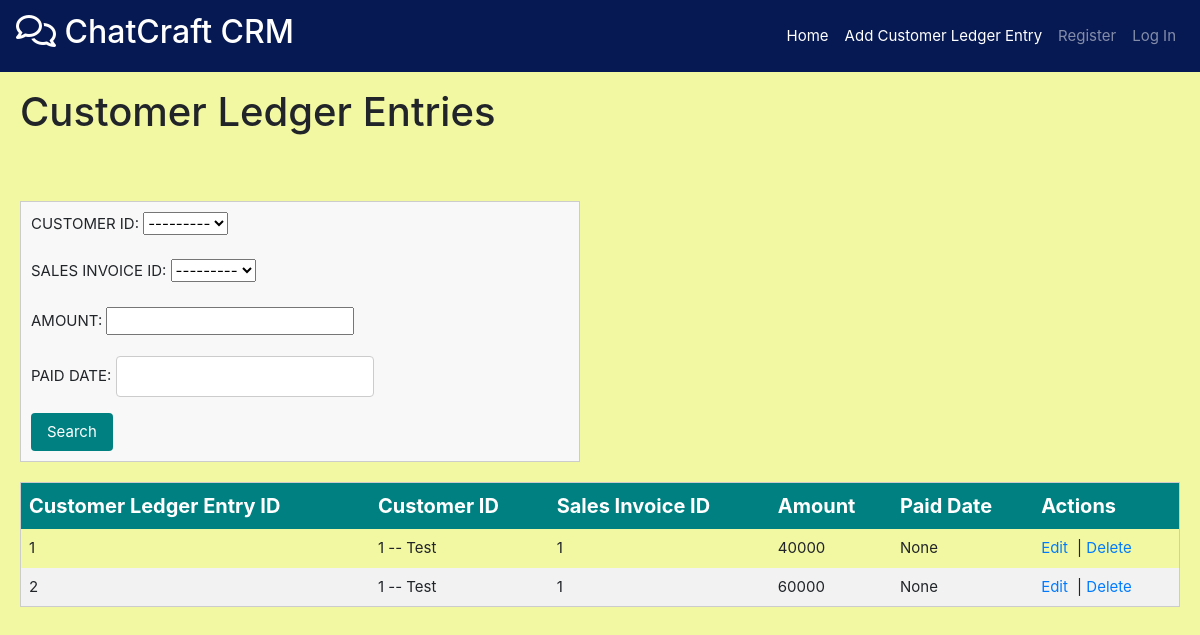
Before: /customer_ledger_entries/get/ with the older database file.
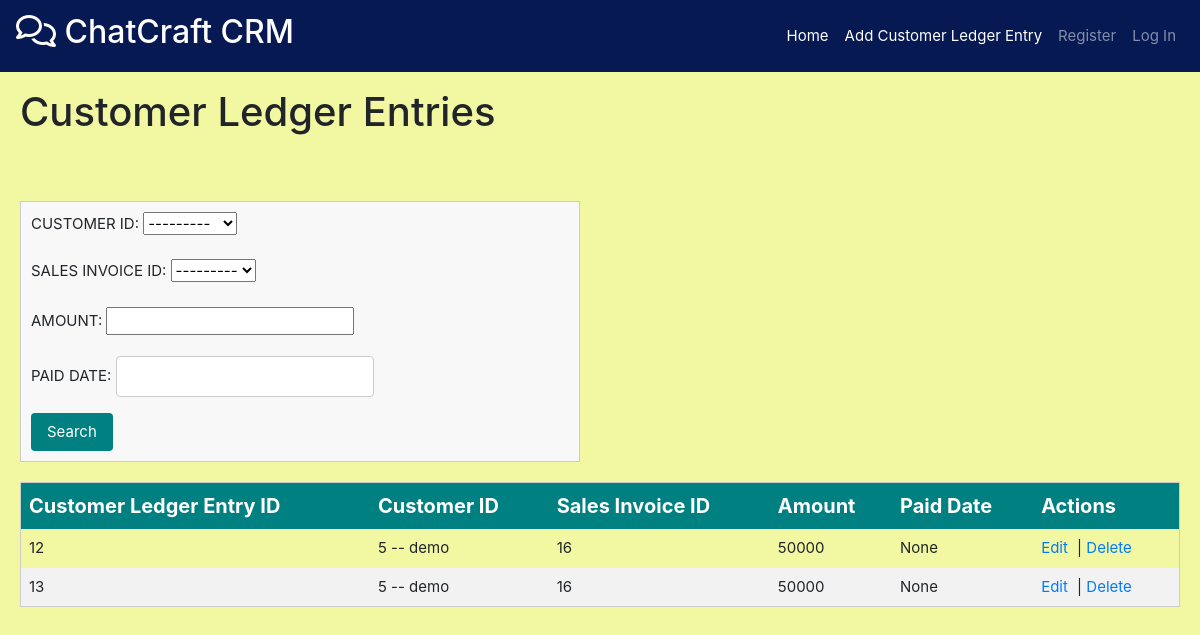
After: the same page with the newer database file.
### customers/models.py (models this page shows)
class Customer(models.Model):
    CUSTOMER_ID=models.AutoField(primary_key=True)
    COMPANY_NAME=models.CharField(max_length=35,unique=True)
    BALANCE_DUE=models.IntegerField(default=0,blank=True,null=True)
    ADDRESS = models.CharField(max_length=35,null=True,blank=True)
    STATUS = models.CharField(max_length=35,null=True,blank=True)
    CONTACT = models.CharField(max_length=10,null=True,blank=True)
    def __str__(self):
        return f"{self.CUSTOMER_ID} -- {self.COMPANY_NAME}"

### sales_invoices/models.py (models this page shows, shortened)
class SalesInvoice(models.Model):
    SALES_INVOICE_ID = models.AutoField(primary_key=True)
    SALES_ORDER_ID = models.ForeignKey(SalesOrder, on_delete=models.CASCADE, db_column="SALES_ORDER_ID")
    CUSTOMER_ID = models.ForeignKey(Customer, on_delete=models.CASCADE, db_column="CUSTOMER_ID", null=True, blank=True)
    TOTAL_AMOUNT = models.IntegerField(null=True, blank=True)
    TOTAL_ITEMS = models.IntegerField(null=True, blank=True)
    INVOICE_DATE = models.DateField(null=True, blank=True,default=datetime.now().date())
    STATUS = models.CharField(max_length=35, null=True, blank=True)
    def __str__(self):
        return f"{self.SALES_INVOICE_ID}"

### customer_ledger_entries/models.py (models this page shows)
class CustomerLedgerEntry(models.Model):
    CUSTOMER_LEDGER_ENTRY_ID=models.AutoField(primary_key=True)
    CUSTOMER_ID=models.ForeignKey(Customer,on_delete=models.CASCADE,db_column="CUSTOMER_ID")
    SALES_INVOICE_ID = models.ForeignKey(SalesInvoice,on_delete=models.CASCADE,db_column="SALES_INVOICE_ID")
    AMOUNT=models.IntegerField(null=True)
    PAID_DATE = models.DateField(null=True,blank=True)

### customer_ledger_entries/views.py (the view)
# urls.py: path('get/',views.getCustomerLedgerEntry),
def getCustomerLedgerEntry(request : HttpRequest):
    data = request.GET
    CustomerLedgerEntries = CustomerLedgerEntry.objects.all()
    filter_fields =["CUSTOMER_LEDGER_ENTRY_ID", "CUSTOMER_ID", "SALES_INVOICE_ID", "AMOUNT", "PAID_DATE"]
    for field in filter_fields:
        param_value = data.get(field)
        if param_value:
            CustomerLedgerEntries = CustomerLedgerEntries.filter(**{field: param_value})
        print(CustomerLedgerEntries)
    CustomerLedgerEntrieslist = []
    for customerledger in CustomerLedgerEntries:
        customer_ledger_details = {
            "CUSTOMER_LEDGER_ENTRY_ID":customerledger.CUSTOMER_LEDGER_ENTRY_ID,
            "CUSTOMER_ID": str(customerledger.CUSTOMER_ID),
            "SALES_INVOICE_ID": str(customerledger.SALES_INVOICE_ID),
            "AMOUNT": customerledger.AMOUNT,
            "PAID_DATE": str(customerledger.PAID_DATE),
        }
        CustomerLedgerEntrieslist.append(customer_ledger_details)
    ledger_data = json.dumps(CustomerLedgerEntrieslist, indent=4)
    return render(request, 'CustomerLedgerEntry/display_customer_ledger_entries.html',
                  {'CustomerLedgerEntries':CustomerLedgerEntries,'form':CustomerLedgerEntryForm()})

### customer_ledger_entries/forms.py
class CustomerLedgerEntryForm(forms.ModelForm):
    class Meta:
        model = CustomerLedgerEntry
        fields = ["CUSTOMER_LEDGER_ENTRY_ID", "CUSTOMER_ID", "SALES_INVOICE_ID", "AMOUNT", "PAID_DATE"]  # List the fields you want to edit

### customer_ledger_entries/templates/CustomerLedgerEntry/display_customer_ledger_entries.html (shortened to what this page needs)
{% extends 'base.html' %}
{% block extra_nav %}
<li class="nav-item">
    <a class="nav-link" href="/customer_ledger_entries/add/" style="color: white;">Add Customer Ledger Entry</a>
</li>
{% endblock %}
{% block content %}
<h1 class="page-title">Customer Ledger Entries</h1>
<br><br>
<form method="get" novalidate style="width: 560px;">
    {{ form.as_p }}
    <button type="submit">Search</button>
</form>
<table class="custom-table">
    <thead>
        <tr class="table-header">
            <th>Customer Ledger Entry ID</th>
            <th>Customer ID</th>
            <th>Sales Invoice ID</th>
            <th>Amount</th>
            <th>Paid Date</th>
            <th>Actions</th>
        </tr>
    </thead>
    <tbody>
        {% for cle in CustomerLedgerEntries %}
        <tr>
            <td>{{ cle.CUSTOMER_LEDGER_ENTRY_ID }}</td>
            <td>{{ cle.CUSTOMER_ID }}</td>
            <td>{{ cle.SALES_INVOICE_ID }}</td>
            <td>{{ cle.AMOUNT }}</td>
            <td>{{ cle.PAID_DATE }}</td>
            <td>
                <a href="/customer_ledger_entries/edit/{{ cle.CUSTOMER_LEDGER_ENTRY_ID }}/" class="action-link">Edit</a> |
                <a href="/customer_ledger_entries/delete/{{ cle.CUSTOMER_LEDGER_ENTRY_ID }}/" class="action-link">Delete</a>
            </td>
        </tr>
        {% endfor %}
    </tbody>
</table>
{% endblock %}

Changed rows visible on the page:
removed CustomerLedgerEntry: CUSTOMER_LEDGER_ENTRY_ID "1", CUSTOMER_ID "1 -- Test", SALES_INVOICE_ID "1", AMOUNT "40000", PAID_DATE "None"
removed CustomerLedgerEntry: CUSTOMER_LEDGER_ENTRY_ID "2", CUSTOMER_ID "1 -- Test", SALES_INVOICE_ID "1", AMOUNT "60000", PAID_DATE "None"
added CustomerLedgerEntry: CUSTOMER_LEDGER_ENTRY_ID "12", CUSTOMER_ID "5 -- demo", SALES_INVOICE_ID "16", AMOUNT "50000", PAID_DATE "None"
added CustomerLedgerEntry: CUSTOMER_LEDGER_ENTRY_ID "13", CUSTOMER_ID "5 -- demo", SALES_INVOICE_ID "16", AMOUNT "50000", PAID_DATE "None"
